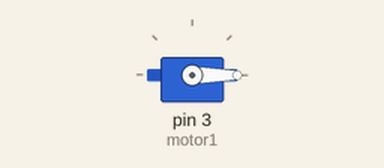
A sketch run on a simulated Arduino Uno, built with avr-gcc and run on an emulated ATmega328P. Shown: servo.

Above: at 0.05 s.
At 4.05 s:
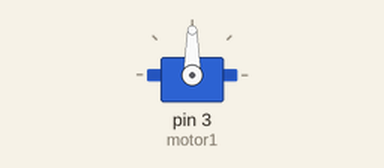
At 7.95 s:
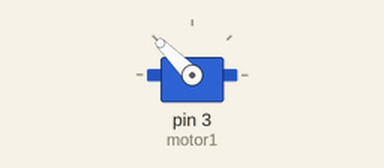
At 15.95 s:
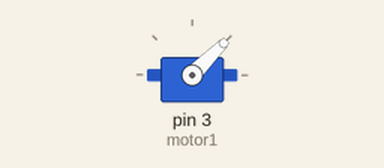
Timing chart, 0 to 20.8 s (numbered marks = the images above):
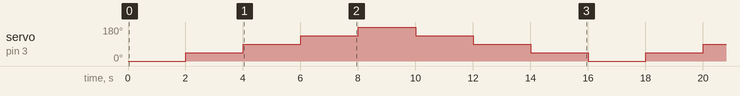

The sketch:

servoMotor.ino
```cpp
//vermelho = 5v, marrom ou preto = gnd, amarelo ou laranja = pino de sinal

#include <Servo.h>

Servo motor1;
int pos = 0;

void setup() {
  motor1.attach(3); //linkar o motor com o pino 3
}

void loop() {
  for(pos = 0; pos < 180; pos+=45) {
    motor1.write(pos); //ângulo do motor
    delay(2000);
  }
  for(pos = 180; pos > 0; pos-=45) {
    motor1.write(pos); //ângulo do motor
    delay(2000);
  }
}
```

Measured:
- by itself, servo on pin 3 (motor1): repeats every 16.0 s: 90° 2.0 s, 135° 2.0 s, 180° 2.0 s, 135° 2.0 s, 90° 2.0 s, 45° 2.0 s, 0° 2.0 s, 45° 2.0 s
